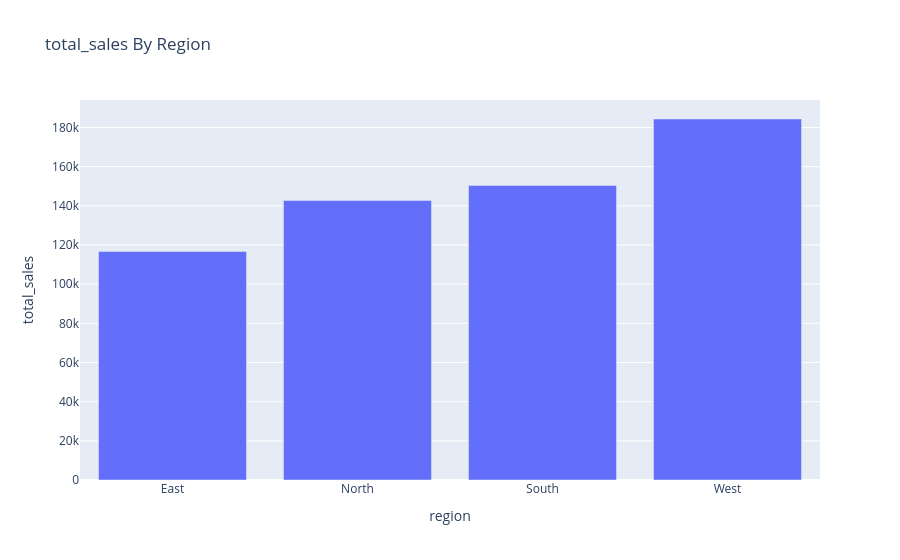
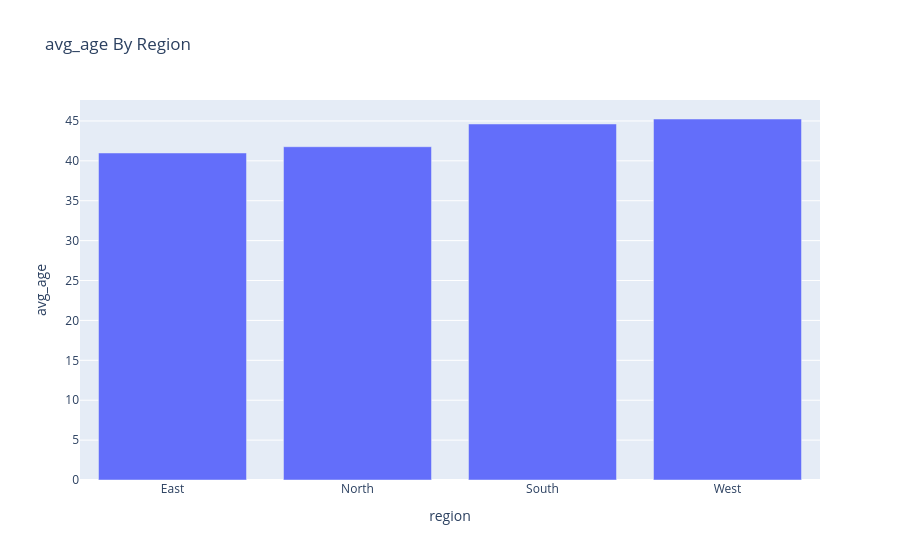
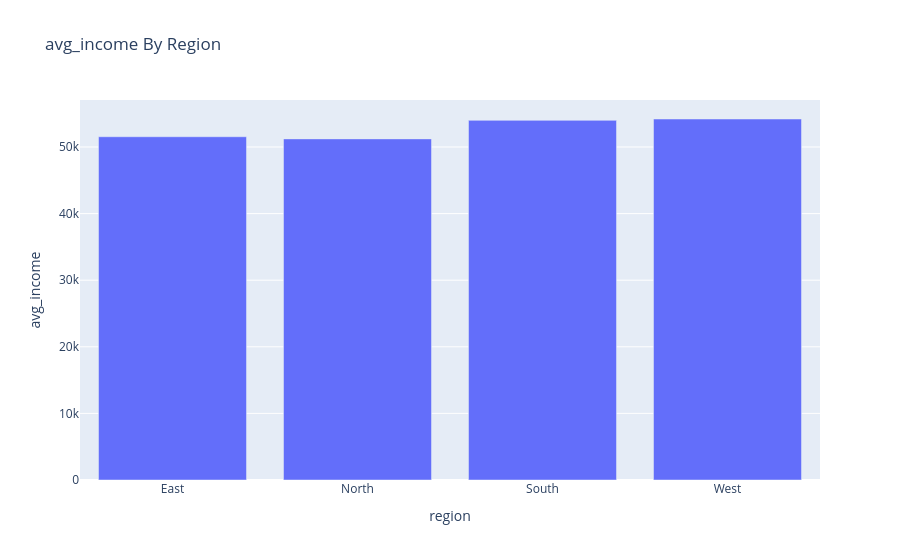
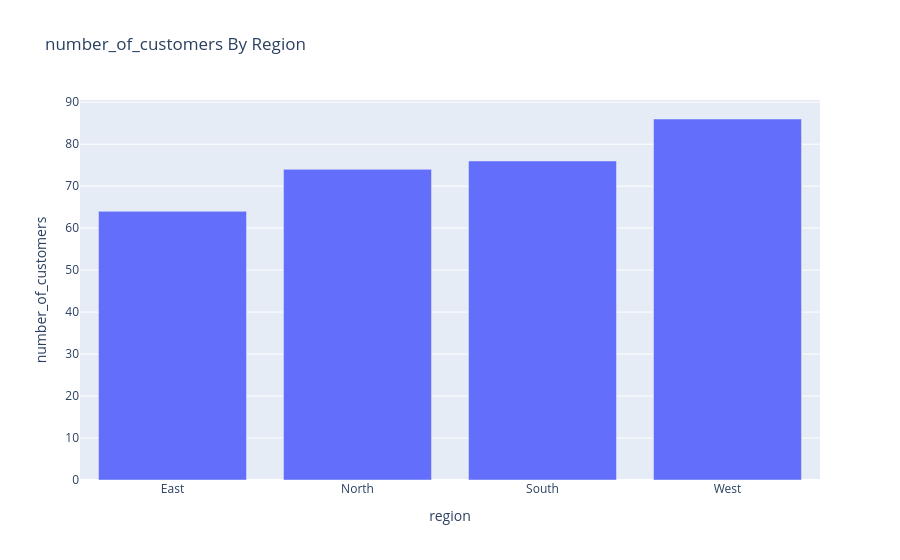

These figures' notebook cell, in order:
### Code cell
Y = ['total_sales',	'avg_age',	'avg_income', 'number_of_customers']
# i = Y[3] 

for i in Y:
    fig = px.bar(
    data_frame = sales_by_region,
    x = 'region',
    y = i,
    title= f"{i} By Region"
    )
    fig.show()

### Figure 1 — Plotly figure (JSON) as saved in the notebook; plotly's stock layout.template omitted (floating-point values rounded to 4 significant figures)
{"data": [{"hovertemplate": "region=%{x}<br>total_sales=%{y}<extra></extra>", "legendgroup": "", "marker": {"color": "#636efa", "pattern": {"shape": ""}}, "name": "", "orientation": "v", "showlegend": false, "textposition": "auto", "type": "bar", "x": ["East", "North", "South", "West"], "xaxis": "x", "y": [116700.0, 142700.0, 150400.0, 184300.0], "yaxis": "y"}], "layout": {"barmode": "relative", "legend": {"tracegroupgap": 0}, "title": {"text": "total_sales By Region"}, "xaxis": {"anchor": "y", "domain": [0, 1], "title": {"text": "region"}}, "yaxis": {"anchor": "x", "domain": [0, 1], "title": {"text": "total_sales"}}}}

### Figure 2 — Plotly figure (JSON) as saved in the notebook; plotly's stock layout.template omitted (floating-point values rounded to 4 significant figures)
{"data": [{"hovertemplate": "region=%{x}<br>avg_age=%{y}<extra></extra>", "legendgroup": "", "marker": {"color": "#636efa", "pattern": {"shape": ""}}, "name": "", "orientation": "v", "showlegend": false, "textposition": "auto", "type": "bar", "x": ["East", "North", "South", "West"], "xaxis": "x", "y": [40.98, 41.77, 44.62, 45.24], "yaxis": "y"}], "layout": {"barmode": "relative", "legend": {"tracegroupgap": 0}, "title": {"text": "avg_age By Region"}, "xaxis": {"anchor": "y", "domain": [0, 1], "title": {"text": "region"}}, "yaxis": {"anchor": "x", "domain": [0, 1], "title": {"text": "avg_age"}}}}

### Figure 3 — Plotly figure (JSON) as saved in the notebook; plotly's stock layout.template omitted (floating-point values rounded to 4 significant figures)
{"data": [{"hovertemplate": "region=%{x}<br>avg_income=%{y}<extra></extra>", "legendgroup": "", "marker": {"color": "#636efa", "pattern": {"shape": ""}}, "name": "", "orientation": "v", "showlegend": false, "textposition": "auto", "type": "bar", "x": ["East", "North", "South", "West"], "xaxis": "x", "y": [51540.0, 51220.0, 54000.0, 54200.0], "yaxis": "y"}], "layout": {"barmode": "relative", "legend": {"tracegroupgap": 0}, "title": {"text": "avg_income By Region"}, "xaxis": {"anchor": "y", "domain": [0, 1], "title": {"text": "region"}}, "yaxis": {"anchor": "x", "domain": [0, 1], "title": {"text": "avg_income"}}}}

### Figure 4 — Plotly figure (JSON) as saved in the notebook; plotly's stock layout.template omitted (floating-point values rounded to 4 significant figures)
{"data": [{"hovertemplate": "region=%{x}<br>number_of_customers=%{y}<extra></extra>", "legendgroup": "", "marker": {"color": "#636efa", "pattern": {"shape": ""}}, "name": "", "orientation": "v", "showlegend": false, "textposition": "auto", "type": "bar", "x": ["East", "North", "South", "West"], "xaxis": "x", "y": [64, 74, 76, 86], "yaxis": "y"}], "layout": {"barmode": "relative", "legend": {"tracegroupgap": 0}, "title": {"text": "number_of_customers By Region"}, "xaxis": {"anchor": "y", "domain": [0, 1], "title": {"text": "region"}}, "yaxis": {"anchor": "x", "domain": [0, 1], "title": {"text": "number_of_customers"}}}}
